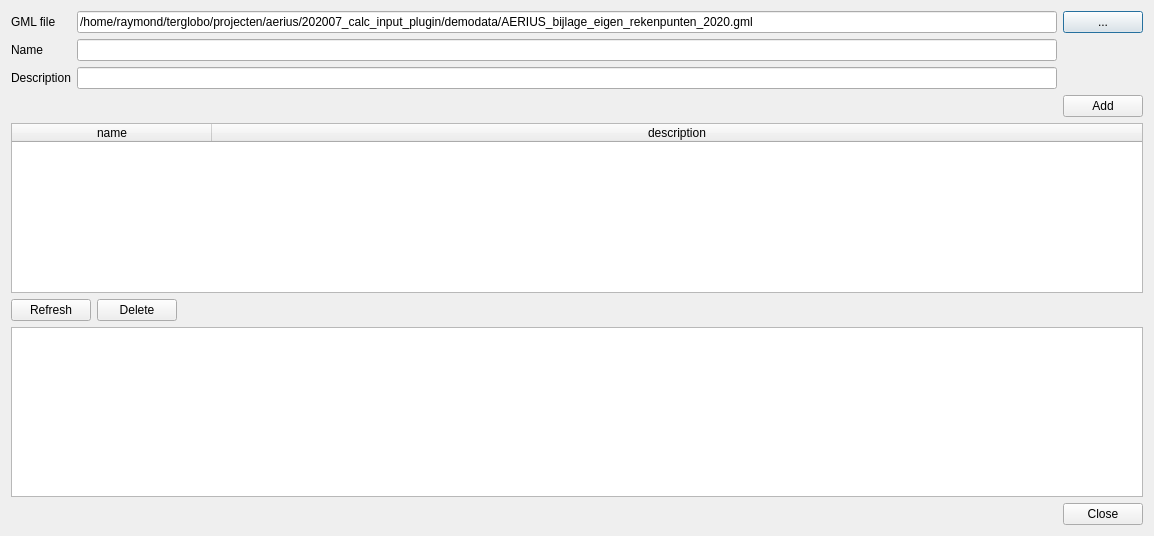
<?xml version="1.0" encoding="UTF-8"?>
<ui version="4.0">
 <class>Dialog</class>
 <widget class="QDialog" name="Dialog">
  <property name="geometry">
   <rect>
    <x>0</x>
    <y>0</y>
    <width>1154</width>
    <height>536</height>
   </rect>
  </property>
  <property name="windowTitle">
   <string>Receptor Sets</string>
  </property>
  <layout class="QVBoxLayout" name="verticalLayout">
   <item>
    <layout class="QGridLayout" name="gridLayout">
     <item row="0" column="1">
      <widget class="QLineEdit" name="edit_gml_input">
       <property name="text">
        <string>/home/raymond/terglobo/projecten/aerius/202007_calc_input_plugin/demodata/AERIUS_bijlage_eigen_rekenpunten_2020.gml</string>
       </property>
      </widget>
     </item>
     <item row="0" column="0">
      <widget class="QLabel" name="label_gml_input">
       <property name="text">
        <string>GML file</string>
       </property>
      </widget>
     </item>
     <item row="1" column="0">
      <widget class="QLabel" name="label_name">
       <property name="text">
        <string>Name</string>
       </property>
      </widget>
     </item>
     <item row="0" column="2">
      <widget class="QPushButton" name="button_gml_input_browse">
       <property name="maximumSize">
        <size>
         <width>100</width>
         <height>16777215</height>
        </size>
       </property>
       <property name="text">
        <string>...</string>
       </property>
      </widget>
     </item>
     <item row="2" column="0">
      <widget class="QLabel" name="label_description">
       <property name="text">
        <string>Description</string>
       </property>
      </widget>
     </item>
     <item row="1" column="1">
      <widget class="QLineEdit" name="edit_name"/>
     </item>
     <item row="2" column="1">
      <widget class="QLineEdit" name="edit_description"/>
     </item>
    </layout>
   </item>
   <item>
    <layout class="QHBoxLayout" name="horizontalLayout">
     <item>
      <spacer name="horizontalSpacer">
       <property name="orientation">
        <enum>Qt::Horizontal</enum>
       </property>
       <property name="sizeHint" stdset="0">
        <size>
         <width>40</width>
         <height>20</height>
        </size>
       </property>
      </spacer>
     </item>
     <item>
      <widget class="QPushButton" name="button_add_receptorset">
       <property name="text">
        <string>Add</string>
       </property>
      </widget>
     </item>
    </layout>
   </item>
   <item>
    <widget class="QTableWidget" name="table_receptorsets">
     <property name="selectionMode">
      <enum>QAbstractItemView::SingleSelection</enum>
     </property>
     <property name="selectionBehavior">
      <enum>QAbstractItemView::SelectRows</enum>
     </property>
     <property name="sortingEnabled">
      <bool>true</bool>
     </property>
     <attribute name="horizontalHeaderDefaultSectionSize">
      <number>200</number>
     </attribute>
     <attribute name="horizontalHeaderStretchLastSection">
      <bool>true</bool>
     </attribute>
     <column>
      <property name="text">
       <string>name</string>
      </property>
     </column>
     <column>
      <property name="text">
       <string>description</string>
      </property>
     </column>
    </widget>
   </item>
   <item>
    <layout class="QHBoxLayout" name="horizontalLayout_2">
     <item>
      <widget class="QPushButton" name="button_get_receptorsets">
       <property name="text">
        <string>Refresh</string>
       </property>
      </widget>
     </item>
     <item>
      <widget class="QPushButton" name="button_delete_receptorset">
       <property name="text">
        <string>Delete</string>
       </property>
      </widget>
     </item>
     <item>
      <spacer name="horizontalSpacer_2">
       <property name="orientation">
        <enum>Qt::Horizontal</enum>
       </property>
       <property name="sizeHint" stdset="0">
        <size>
         <width>40</width>
         <height>20</height>
        </size>
       </property>
      </spacer>
     </item>
    </layout>
   </item>
   <item>
    <widget class="QTextEdit" name="text_feedback">
     <property name="font">
      <font>
       <family>Ubuntu Mono</family>
       <pointsize>9</pointsize>
      </font>
     </property>
    </widget>
   </item>
   <item>
    <widget class="QDialogButtonBox" name="buttonBox">
     <property name="maximumSize">
      <size>
       <width>16777215</width>
       <height>16777215</height>
      </size>
     </property>
     <property name="orientation">
      <enum>Qt::Horizontal</enum>
     </property>
     <property name="standardButtons">
      <set>QDialogButtonBox::Close</set>
     </property>
    </widget>
   </item>
  </layout>
 </widget>
 <resources/>
 <connections>
  <connection>
   <sender>buttonBox</sender>
   <signal>accepted()</signal>
   <receiver>Dialog</receiver>
   <slot>accept()</slot>
   <hints>
    <hint type="sourcelabel">
     <x>248</x>
     <y>254</y>
    </hint>
    <hint type="destinationlabel">
     <x>157</x>
     <y>274</y>
    </hint>
   </hints>
  </connection>
  <connection>
   <sender>buttonBox</sender>
   <signal>rejected()</signal>
   <receiver>Dialog</receiver>
   <slot>reject()</slot>
   <hints>
    <hint type="sourcelabel">
     <x>316</x>
     <y>260</y>
    </hint>
    <hint type="destinationlabel">
     <x>286</x>
     <y>274</y>
    </hint>
   </hints>
  </connection>
 </connections>
</ui>
